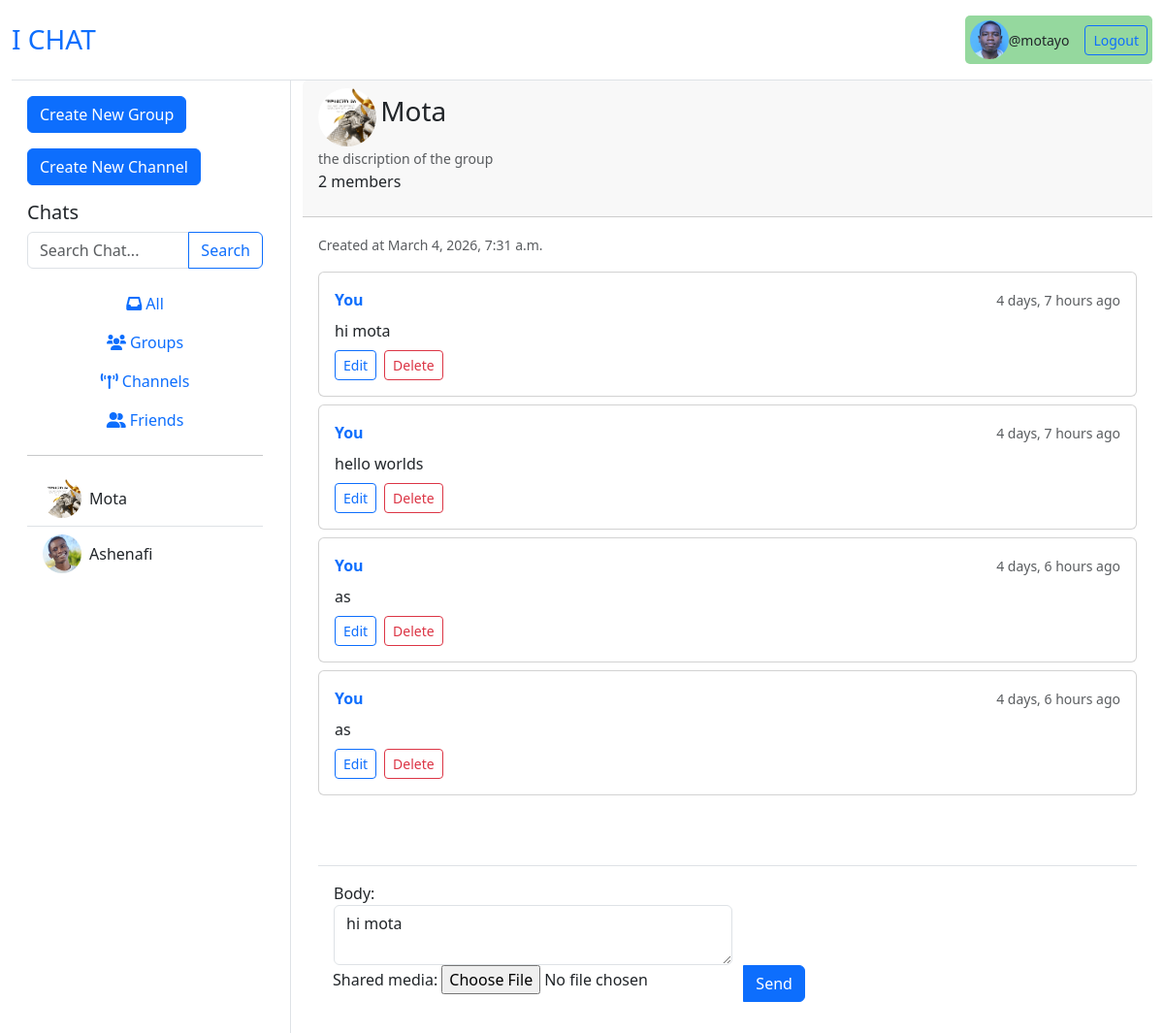
The page /group/edit_group_message/1/ (signed in) on the database its author committed.
### accounts/models.py (models this page shows)
class CustomUser(AbstractUser):
    profile = models.ImageField(upload_to='profiles/users', blank=True, null=True)

### groups/models.py (models this page shows, shortened)
class Group(models.Model):
    owner = models.ForeignKey(CustomUser, on_delete=models.CASCADE)
    name = models.CharField(max_length=100,unique=True)
    profile = models.ImageField(upload_to='profiles/group/',null=True, blank=True)
    description = models.CharField(max_length=300, null=True, blank=True)
    members = models.ManyToManyField(CustomUser, related_name="member")
    created_at = models.DateTimeField(auto_now_add=True)
    updated_at = models.DateTimeField(auto_now=True)

class GroupMessage(models.Model):
    owner = models.ForeignKey(CustomUser, on_delete=models.CASCADE)
    group = models.ForeignKey(Group, on_delete=models.CASCADE)
    shared_media = models.ImageField(upload_to='shared_media/group/', null=True, blank=True)
    body = models.TextField()
    created_at = models.DateTimeField(auto_now_add=True, null=True)
    updated_at = models.DateTimeField(auto_now=True, null= True)

### groups/views.py (the view)
# urls.py: path('edit_group_message/<int:pk>/', views.edit_group_message, name='edit_gp_message'),
@login_required(login_url='log-in')
def edit_group_message(request, pk):
    groups = Group.objects.all()
    messages = GroupMessage.objects.all()
    users = CustomUser.objects.all()
    message = GroupMessage.objects.get(id=pk)
    group = message.group
    members = group.members.all()
    channels = Channel.objects.all()
    form = GroupMessageForm(instance=message)
    if request.method == "POST":
        form = GroupMessageForm(request.POST, instance=message)
        if form.is_valid():
            form.save()
            return redirect(f'/group/group/{group.id}/')
    context = {
        'group':group,
        'groups':groups,
        'form':form,
        'messages':messages,
        'users':users,
        'members': members,
        'channels': channels
    }
    return render(request, 'groups/group.html', context)

### groups/forms.py
class GroupMessageForm(ModelForm):
    class Meta:
        model = GroupMessage
        fields = ['body', 'shared_media']
        widgets = {
            'body': Textarea(attrs={
                'class': 'form-control',
                'rows': 2,
                'name': 'message',
                'data-custom': 'some-value',
                'placeholder': "Type message here..."
            }),
        }

### groups/templates/groups/group.html (shortened to what this page needs)
{% extends 'accounts/home.html' %}
{% load static %}
{% block chat %}
<div class="card h-100 border-0">
    <div class="card-header">
        <a href="{% url 'group_profile' group.id %}"><img src="{{ group.profile.url }}" alt="profile" style="width: 60px; height: 60px; border-radius: 30px;"></a>
        <h3 class="card-title mb-1" style="display: inline-block;">{{group.name}}</h3><br>
        <small class="text-muted">{{group.description}}</small>
        <div>
            <p>{{group.members.count}} members</p>
        </div>
    </div>
    <div class="card-body d-flex flex-column p-3">
        <div class="mb-3">
            <small class="text-muted">Created at {{group.created_at}}</small>
        </div>
        <div class="flex-grow-1 overflow-auto pb-5" style="max-height: calc(100vh - 200px);">
            {% for message in messages %}
                {% if message.group == group %}
                    <div class="mb-2">
                        <div class="card">
                            <div class="card-body p-3">
                                <div class="d-flex justify-content-between align-items-center mb-2">
                                    <div>
                                        {% if message.owner == request.user %}
                                            <strong class="text-primary">You</strong>
                                        {% else %}
                                            <div class="avatar bg-primary text-white rounded-circle d-flex align-items-center justify-content-center me-3" style="width: 25px; height: 25px; font-weight: bold; display: inline-block;">
                                                {{ message.owner.username|first|upper }}
                                            </div>
                                            <strong class="text-dark">@{{message.owner}}</strong>
                                        {% endif %}
                                    </div>
                                    <div>
                                        <small class="text-muted">{{message.updated_at | timesince}} ago</small>
                                    </div>
                                </div>
                                <div class="message-body mb-2">
                                    <p class="mb-0">{{message.body}}</p>
                                </div>
                                {% if message.owner == request.user %}
                                <div class="d-flex gap-2">
                                    <a href="{% url 'edit_gp_message' message.id %}" class="btn btn-sm btn-outline-primary">Edit</a>
                                    <a href="#" class="btn btn-sm btn-outline-danger">Delete</a>
                                </div>
                                {% endif %}
                            </div>
                        </div>
                    </div>
                {% endif %}
            {% endfor %}
        </div>
        <form method="post" class="mt-3 position-sticky bottom-0 bg-white p-3 border-top">
            {% if request.user in members %}
            <div class="input-group">
                {{form}}
                <button type="submit" class="btn btn-primary">Send</button>
            </div>
            {% else %}
            <div>
                <input type="text" name="ok" value="OK" style="display: none;">
                <input type="submit" value="Join group">
            </div>
            {% endif %}
        </form>
    </div>
</div>
{% endblock %}

### accounts/templates/accounts/home.html (shortened to what this page needs)
{% extends 'accounts/base.html' %}
{% block content %}
<div class="container-fluid vh-100">
    <div class="row h-100">
        <div class="col-md-4 col-lg-3 border-end d-flex flex-column collapse d-md-block" id="sidebar">
            <div class="p-3 flex-grow-1 overflow-auto">
                <a href="{% url 'create_group' %}" class="btn btn-primary mb-3">Create New Group</a>
                <a href="{% url 'create_channel' %}" class="btn btn-primary mb-3">Create New Channel</a>
                <h3 class="h5">Chats</h3>
                <form action="" method="get" class="mb-3">
                    <div class="input-group">
                        <input type="search" name="p" placeholder="Search Chat..." class="form-control">
                        <button type="submit" class="btn btn-outline-primary">Search</button>
                    </div>
                </form>
                <div class="nav flex-column">
                    <button class="nav-link"><i class="fas fa-inbox"></i> All</button>
                    <button class="nav-link"><i class="fas fa-users"></i> Groups</button>
                    <button class="nav-link"><i class="fas fa-broadcast-tower"></i> Channels</button>
                    <button class="nav-link"><i class="fas fa-user-friends"></i> Friends</button>
                </div>
                <hr>
                <div class="list-group list-group-flush">
                    {% for group in groups %}
                    <a href="{% url 'group' group.name %}" class="list-group-item list-group-item-action d-flex align-items-center" >
                        <img src="{{ group.profile.url }}" alt="profile" style="width: 40px; height: 40px; border-radius: 50%; object-fit: cover;" class="me-2">
                        {{group.name}}
                    </a>
                    {% endfor %}
                    {% for user in users %}
                        {% if user != request.user %}
                            <a href="{% url 'friend' user.id %}" class="list-group-item list-group-item-action d-flex align-items-center">
                                <img src="{{user.profile.url}}" alt="profile" style="width: 40px; height: 40px; border-radius: 50%; object-fit: cover;" class="me-2">
                                {{ user.username.capitalize }}
                            </a>
                        {% endif %}
                    {% endfor %}
                </div>
            </div>
        </div>
        <div class="col-md-8 col-lg-9 d-flex flex-column">
            <div class="flex-grow-1 d-flex flex-column">
                {% block chat %}
                {% endblock %}
            </div>
        </div>
    </div>
</div>
{% endblock %}

### accounts/templates/accounts/base.html (shortened to what this page needs)
<!DOCTYPE html>
<html lang="en">
<head>
    <link href="https://cdn.jsdelivr.net/npm/bootstrap@5.3.0/dist/css/bootstrap.min.css" rel="stylesheet">
    <link rel="stylesheet" href="https://cdnjs.cloudflare.com/ajax/libs/font-awesome/6.0.0/css/all.min.css">
</head>
<body class="d-flex flex-column min-vh-100">
    <div class="container-fluid flex-grow-1 d-flex flex-column">
        <header class="d-flex justify-content-between align-items-center py-3 border-bottom">
            <h1 class="h3 mb-0"><a href="{% url 'home' %}" class="text-decoration-none">I CHAT</a></h1>
            {% if request.user.is_authenticated %}
                <div class="d-flex align-items-center" style="background-color: rgb(149, 216, 158); padding: 5px; border-radius: 5px;">
                    <img src="{{user.profile.url}}" alt="" style="width: 40px; border-radius: 20px;">
                    <small class="me-3">@{{request.user.username}}</small>
                    <a href="{% url 'logout' %}" class="btn btn-outline-primary btn-sm">Logout</a>
                </div>
            {% endif %}
        </header>
    </div>
    {% block content %}
    {% endblock %}
</body>
</html>

### rows shown on the page
CustomUser: profile (picture), user.username "motayo"
Group: profile (picture), name "Mota", description "the discription of the group", members.count "2", created_at "March 4, 2026, 7:31 a.m."
CustomUser: profile (picture), username "Ashenafi"
GroupMessage: shows "You", updated_at "4 days, 7 hours", body "hi mota", shows "Edit"
GroupMessage: shows "You", updated_at "4 days, 7 hours", body "hello worlds", shows "Edit"
GroupMessage: shows "You", updated_at "4 days, 6 hours", body "as", shows "Edit"
GroupMessage: shows "You", updated_at "4 days, 6 hours", body "as", shows "Edit"
